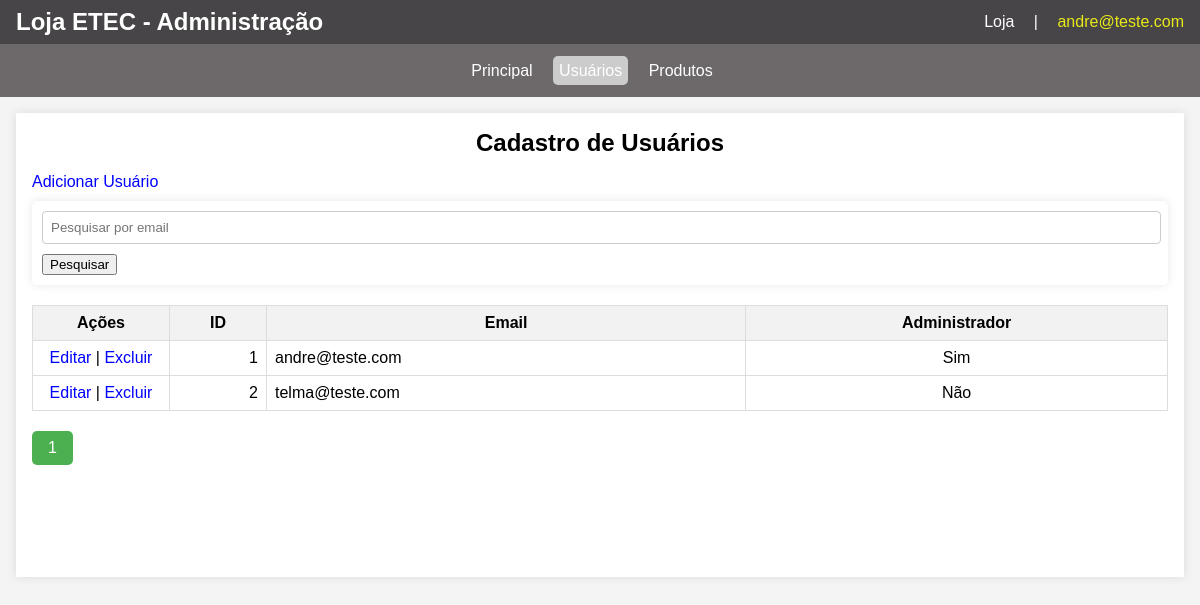
The page /admin/usuarios_index.php (signed in) on the database its author committed.
### tables this page shows
CREATE TABLE `usuarios` (
  `id` int(11) NOT NULL AUTO_INCREMENT,
  `email` varchar(255) NOT NULL,
  `senha` varchar(255) NOT NULL,
  `administrador` tinyint(1) NOT NULL DEFAULT 0,
  PRIMARY KEY (`id`)
);

### admin/usuarios_index.php (the view, shortened to what this page needs)
<?php
include 'conexao.php';
$usuario = $_SESSION['email'];
$records_per_page = 10;
$search = isset($_GET['search']) ? $_GET['search'] : '';
$searchLike = "%$search%";
$sql = "SELECT COUNT(*) total FROM usuarios WHERE email LIKE ?";
$stmt = $conexao->prepare($sql);
$stmt->bind_param("s", $searchLike);
$stmt->execute();
$resultado = $stmt->get_result();
$consulta = $resultado->fetch_assoc();
$total_records = $consulta['total'];
$total_pages = ceil($total_records / $records_per_page);
$current_page = isset($_GET['page']) ? (int)$_GET['page'] : 1;
$start_from = ($current_page - 1) * $records_per_page;
$sql = "SELECT * FROM usuarios WHERE email LIKE ? LIMIT ?, ?";
$stmt = $conexao->prepare($sql);
$stmt->bind_param("sii", $searchLike, $start_from, $records_per_page);
$stmt->execute();
$resultado = $stmt->get_result();
?>
<!DOCTYPE html>
<html lang="pt-br">
<head>
    <link rel="stylesheet" href="css/admin.css">
</head>
<body>
    <header>
        <h1><a href="index.php" class="logo">Loja ETEC - Administração</a></h1>
        <div class="user-info">
            <span><a href="../index.php">Loja</a></span>
            <span> | </span>
            <span class="user-name"><?=$usuario?></span>
        </div>
    </header>
    <nav>
        <ul>
            <li><a href="index.php">Principal</a></li>
            <li><a class="link-active" href="usuarios_index.php">Usuários</a></li>
            <li><a href="produtos_index.php">Produtos</a></li>
        </ul>
    </nav>
    <main>
        <h1>Cadastro de Usuários</h1>
        <a href="usuarios_create.php" class="link-add">Adicionar Usuário</a>
        <form method="GET" action="usuarios_index.php">
            <div class="campos">
                <input type="text" name="search" value="<?php echo htmlspecialchars($search); ?>" placeholder="Pesquisar por email">
                <button type="submit">Pesquisar</button>
            </div>
        </form>
        <table>
            <tr>
                <th>Ações</th>
                <th>ID</th>
                <th>Email</th>
                <th>Administrador</th>
            </tr>
            <?php while($row = $resultado->fetch_assoc()): ?>
                <tr>
                    <td>
                        <a href="usuarios_update.php?id=<?php echo $row['id']; ?>">Editar</a> |
                        <a href="usuarios_delete.php?id=<?php echo $row['id']; ?>" onclick="confirmarExclusao(event)">Excluir</a>
                    </td>
                    <td><?php echo $row['id']; ?></td>
                    <td><?php echo $row['email']; ?></td>
                    <td class="align-center">
                        <?php echo $row['administrador'] ? 'Sim' : 'Não'; ?>
                    </td>
                </tr>
            <?php endwhile; ?>
        </table>
        <div class="pagination">
            <?php for($i = 1; $i <= $total_pages; $i++): ?>
                <a href="usuarios_index.php?page=<?php echo $i; ?>" <?php if($i == $current_page) echo 'class="active"'; ?>><?php echo $i; ?></a>
            <?php endfor; ?>
        </div>
    </main>
</body>
</html>

### admin/css/admin.css (style rules this page uses)
body { font-family: Arial, sans-serif; background-color: #f4f4f4; margin: 0; padding: 0; display: block; justify-content: center; align-items: center; height: 100vh; }
header { background: #474547; color: #fff; padding: 0.5rem 1rem; display: flex; justify-content: space-between; align-items: center; }
header h1 { margin: 0; }
header h1 a { color: white; text-decoration: none; }
nav { background: #6d696b; color: #fff; padding: 0.1rem 0; text-align: center; }
nav ul { list-style: none; padding: 0; }
nav ul li { display: inline; margin-right: 1rem; }
nav ul li a { color: #fff; text-decoration: none; }
main { padding: 1rem; padding-bottom: 3rem; background: #fff; margin: 1rem; box-shadow: 0 0 10px rgba(0, 0, 0, 0.1); display: block; gap: 1rem; min-height: 400px; }
h1 { text-align: center; font-size: 1.5rem; margin-top: 0; }
form { margin-top: 10px; margin-bottom: 10px; background: #fff; padding: 10px; padding-right: 10px; border-radius: 5px; box-shadow: 0 0 10px rgba(0, 0, 0, 0.1); }
textarea, input[type="email"], input[type="text"], input[type="number"], input[type="file"], input[type="password"] { width: 100%; padding: 8px; margin-bottom: 10px; border: 1px solid #ccc; border-radius: 4px; }
table { width: 100%; margin-top: 20px; border-collapse: collapse; }
table, th, td { border: 1px solid #ddd; padding: 8px; }
th { background: #f2f2f2; }
td:nth-of-type(1) { width: 120px; text-align: center; }
td:nth-of-type(2) { width: 80px; text-align: right; }
a { color: #00f; text-decoration: none; }
.align-center { text-align: center; }
.logo { text-decoration: none; color: white; }
.user-info span { margin-left: 15px; }
.user-info span a { color: white; text-decoration: none; }
.user-name { color: rgb(233, 233, 24); }
.link-add { margin-bottom: 10px; text-decoration: none; }
.pagination { margin-top: 20px; text-align: center; }
.pagination a { color: black; float: left; padding: 8px 16px; text-decoration: none; transition: background-color .3s; }
.pagination a.active { background-color: #4CAF50; color: white; border-radius: 5px; }
.link-active { background-color: #ccc; border-radius: 5px; padding: 6px; }
.campos { padding-right: 15px; }

### rows shown on the page
usuarios: id "1", email "andre@teste.com", administrador "Sim"
usuarios: id "2", email "telma@teste.com", administrador "Não"

### other values the page prints
$usuario "andre@teste.com"
